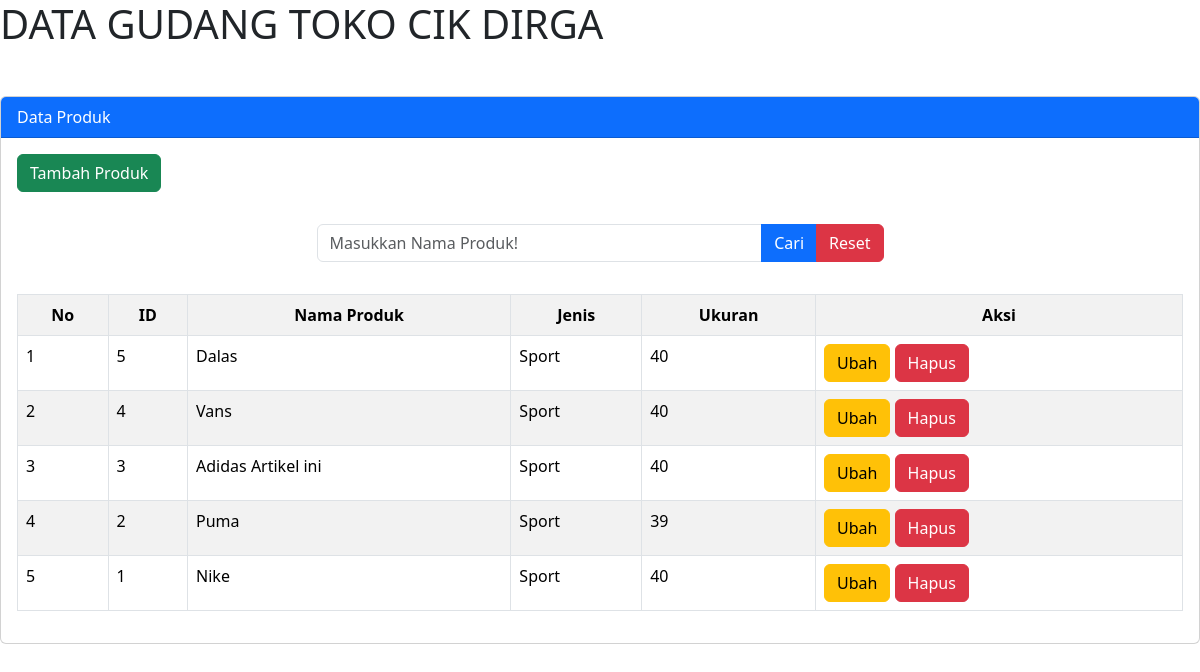
The page / on the database its author committed.
### tables this page shows
CREATE TABLE `tb_stock` (
  `id_produk` int(20) NOT NULL,
  `nama_produk` varchar(20) NOT NULL,
  `jenis` varchar(20) NOT NULL,
  `ukuran` int(20) NOT NULL
);

### Index.php (the view, shortened to what this page needs)
<?php
  include "koneksi.php";
?>
<!doctype html>
<html lang="en">
  <head>
    <link href="https://cdn.jsdelivr.net/npm/bootstrap@5.3.2/dist/css/bootstrap.min.css" rel="stylesheet">
  </head>
  <body>
    <h1 class="mb-5"> DATA GUDANG TOKO CIK DIRGA </h1>
  <div class="card">
    <div class="card-header bg-primary text-white">
      Data Produk
    </div>
    <div class="card-body">
    <button type="button" class="btn btn-success mb-3" data-bs-toggle="modal" data-bs-target="#modaltambah">
      Tambah Produk
    </button>
    <div class="card-body">
    <div class="col-md-6 mx-auto">
        <form method="POST">
            <div class="input-group mb-3">
                <input type="text" name="tcari" value="<?= isset($_POST['tcari']) ? $_POST['tcari'] : '' ?>" class="form-control" placeholder="Masukkan Nama Produk!">
                <button class="btn btn-primary" name="bcari" type="submit">Cari</button>
                <button class="btn btn-danger" name="breset" type="submit">Reset</button>
            </div>
        </form>
    </div>
    </div>
    <table class="table table-bordered table-striped table-hover">
        <tr class="text-center">
          <th>No</th>
          <th>ID</th>
          <th>Nama Produk</th>
          <th>Jenis</th>
          <th>Ukuran</th>
          <th colspan=2>Aksi</th>
        </tr>
      <?php
          $no=1;
          if(isset($_POST['bcari'])){
            $keyword = $_POST['tcari'];
            $q ="SELECT * FROM tb_stock WHERE nama_produk like'%$keyword%' or jenis like '%$keyword%' order by id_produk desc";
          }else
          {
            $q = "SELECT * FROM tb_stock ORDER BY id_produk DESC";
          }
          $tampil=mysqli_query($koneksi,$q);
          while($data=mysqli_fetch_array($tampil)):
      ?>
        <tr>
          <td><?= $no++ ?></td>
          <td><?= $data ["id_produk"] ?></td>
          <td><?= $data ["nama_produk"] ?></td>
          <td><?= $data ["jenis"] ?></td>
          <td><?= $data ["ukuran"] ?></td>
          <td>
              <a href="#" class="btn btn-warning" data-bs-toggle="modal" data-bs-target="#modalubah<?= $no; ?>">Ubah</a>
              <a href="#" class="btn btn-danger" data-bs-toggle="modal" data-bs-target="#modalhapus<?= $no; ?>">Hapus</a>
          </td>
        </tr>
            <div class="modal fade" id="modalhapus<?= $no; ?>" data-bs-backdrop="static" data-bs-keyboard="false" tabindex="-1" aria-labelledby="staticBackdropLabel" aria-hidden="true">
        <?php endwhile ?>
      </table>
    </div>
  </body>
</html>

### rows shown on the page
tb_stock: id_produk "5", nama_produk "Dalas", jenis "Sport", ukuran "40"
tb_stock: id_produk "4", nama_produk "Vans", jenis "Sport", ukuran "40"
tb_stock: id_produk "3", nama_produk "Adidas Artikel ini", jenis "Sport", ukuran "40"
tb_stock: id_produk "2", nama_produk "Puma", jenis "Sport", ukuran "39"
tb_stock: id_produk "1", nama_produk "Nike", jenis "Sport", ukuran "40"
